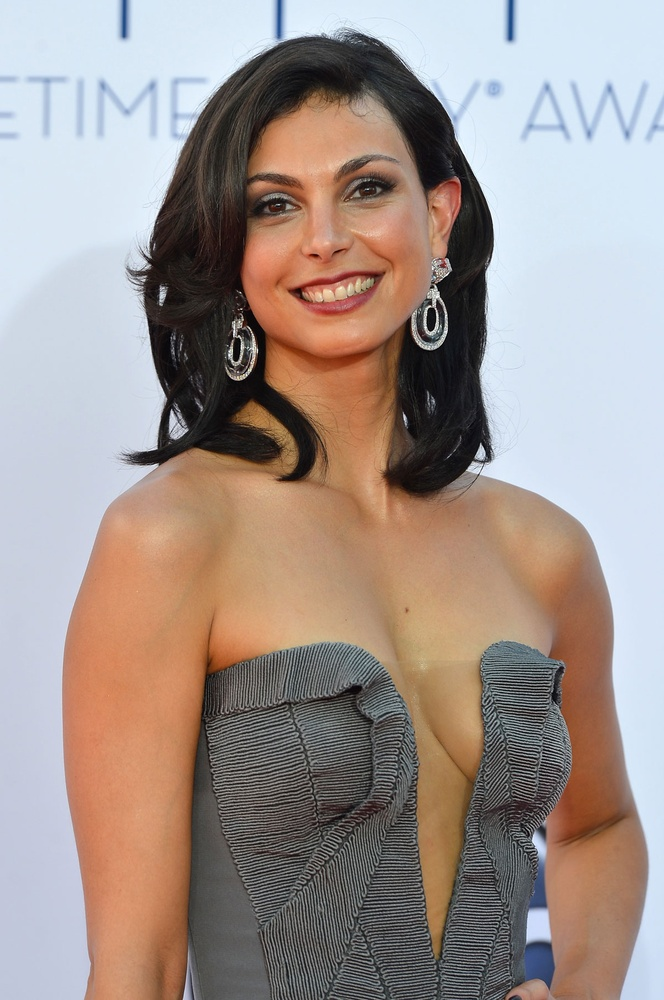
#> input picture test/test1.jpg, 664 x 1000 px, shrunk from 1200 x 1806 before the run
$ python face-detect.py test/test1.jpg
#> lines starting #> are read from the running program, lines starting #| are printed output that depends on the picture
import numpy as np
import cv2

import matplotlib.pyplot as plt

import os
import sys

def detect_face_from_image_path(image_path):
    # read image and convert to RGB
#> called with image_path = 'test/test1.jpg'
    image = cv2.imread(image_path)
#> image is the input picture: shape (1000, 664, 3); mean B, G, R 142.4, 148, 161.5
    image = cv2.cvtColor(image, cv2.COLOR_BGR2RGB)

    # perform face detection
    gray = cv2.cvtColor(image, cv2.COLOR_RGB2GRAY)
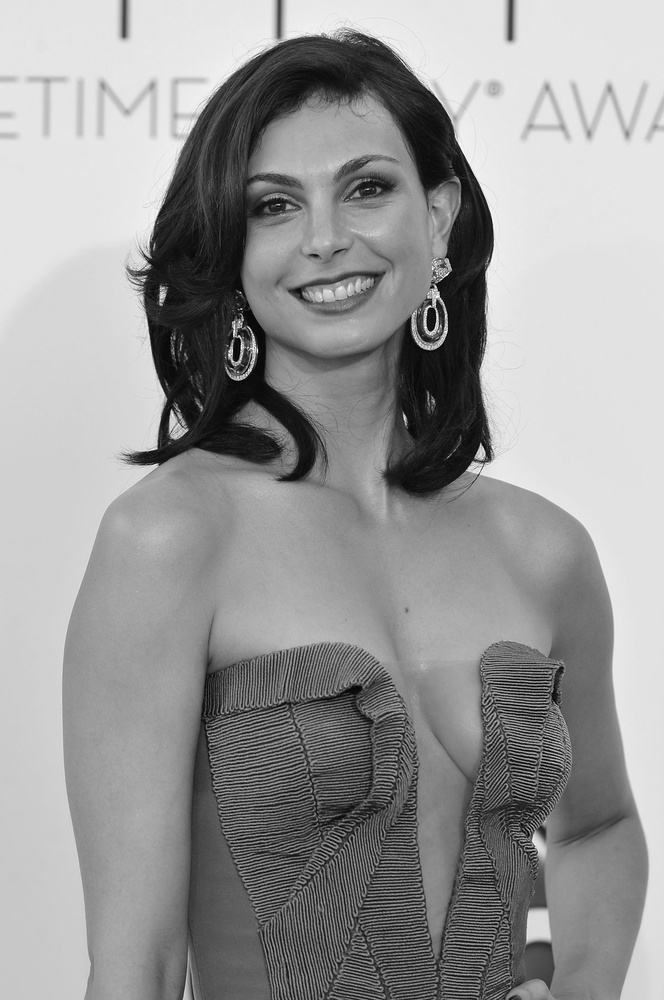
#> gray: shape (1000, 664); min 0, max 255, mean 151.4
    face_cascade = cv2.CascadeClassifier('haarcascade_frontalface_alt.xml')
    faces = face_cascade.detectMultiScale(gray, minSize=(50, 50))
#> faces = [[200, 100, 254, 254]]

    print(image_path + ': faces detected: ', len(faces))
#| test/test1.jpg: faces detected:  1
    if len(faces) < 1:
        plt.imshow(image)
        plt.show()
        return

    # for each face in the image
    for (x, y, w, h) in faces:
        # draw a rectangle around it
        image = cv2.rectangle(
            image,
            (x, y),
            (x + w, y + h),
            (255, 0, 0),
            4)
#> this loop made 1 pass
#> pass 1, in detect_face_from_image_path, `image = cv2.rectangle( image, (x, y), (x + w, y + h), (255, 0, 0), 4)`:
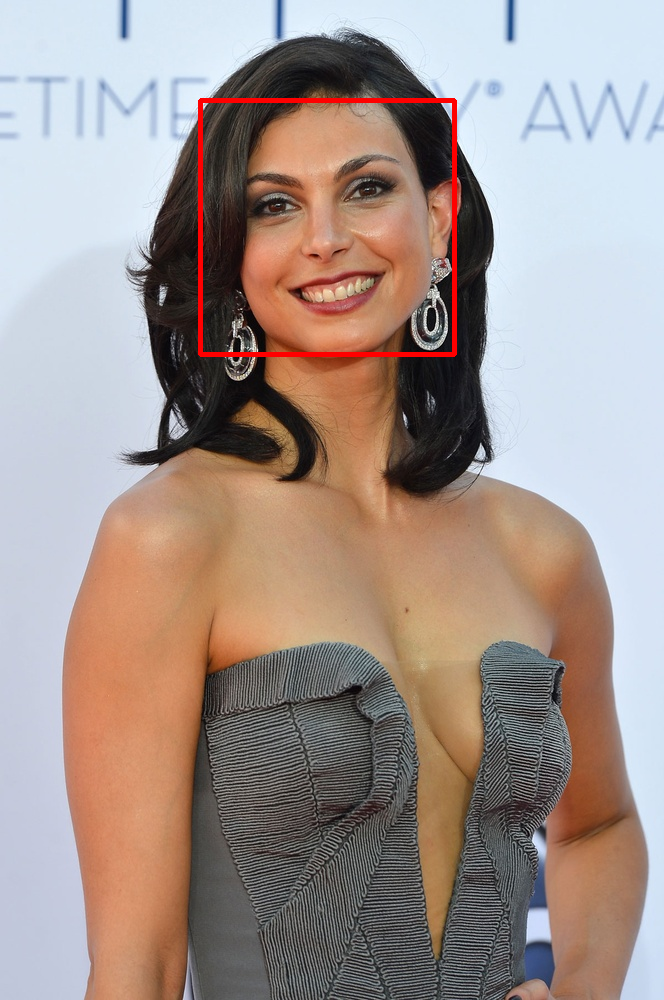
#> image: shape (1000, 664, 3); mean R, G, B 162.8, 147.6, 142

    plt.imshow(image)
    plt.show()

def main():
    if len(sys.argv) < 2:
        printf("Usage: " + sys.argv[0] + " <filename>")
        sys.exit(0)

    for filename in sys.argv[1:]:
        detect_face_from_image_path(filename)

if __name__ == '__main__':
    main()

$ run again, on test/test11.jpg
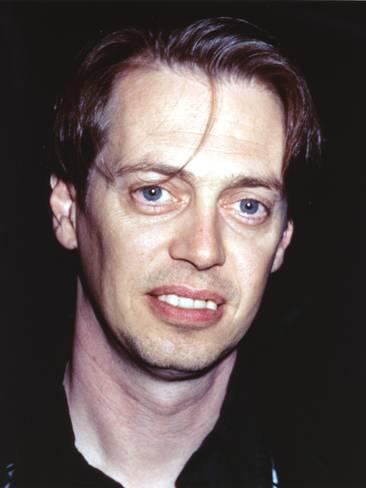
#> input picture test/test11.jpg, 366 x 488 px
#> in detect_face_from_image_path, image is the input picture: shape (488, 366, 3); mean B, G, R 81.4, 82.8, 94.8
#> in detect_face_from_image_path, `gray = cv2.cvtColor(image, cv2.COLOR_RGB2GRAY)`:
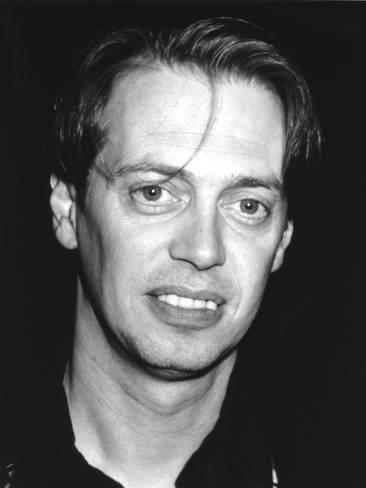
#> gray: shape (488, 366); min 7, max 255, mean 86.3
#> faces = [[73, 99, 251, 251]]
#| test/test11.jpg: faces detected:  1
#> the loop in detect_face_from_image_path, `for (x, y, w, h) in faces:` made 1 pass
#> pass 1, in detect_face_from_image_path, `image = cv2.rectangle( image, (x, y), (x + w, y + h), (255, 0, 0), 4)`:
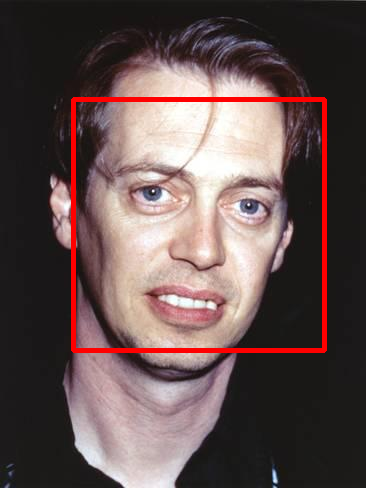
#> image: shape (488, 366, 3); mean R, G, B 99.4, 80.5, 79.3

$ run again, on test/test12.jpg
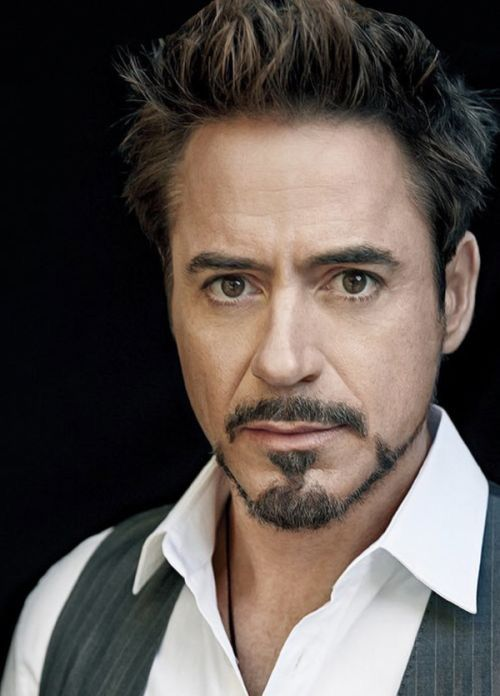
#> input picture test/test12.jpg, 500 x 696 px
#> in detect_face_from_image_path, image is the input picture: shape (696, 500, 3); mean B, G, R 78.9, 83.4, 92
#> in detect_face_from_image_path, `gray = cv2.cvtColor(image, cv2.COLOR_RGB2GRAY)`:
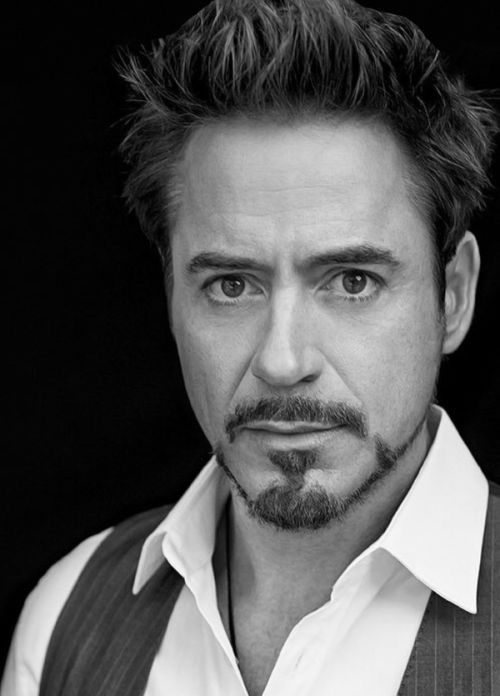
#> gray: shape (696, 500); min 0, max 255, mean 85.4
#> faces = [[119, 153, 343, 343]]
#| test/test12.jpg: faces detected:  1
#> the loop in detect_face_from_image_path, `for (x, y, w, h) in faces:` made 1 pass
#> pass 1, in detect_face_from_image_path, `image = cv2.rectangle( image, (x, y), (x + w, y + h), (255, 0, 0), 4)`:
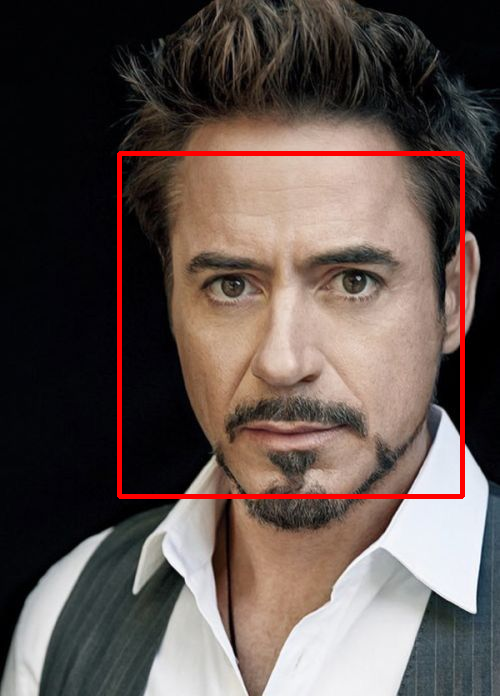
#> image: shape (696, 500, 3); mean R, G, B 95.3, 81.9, 77.5
